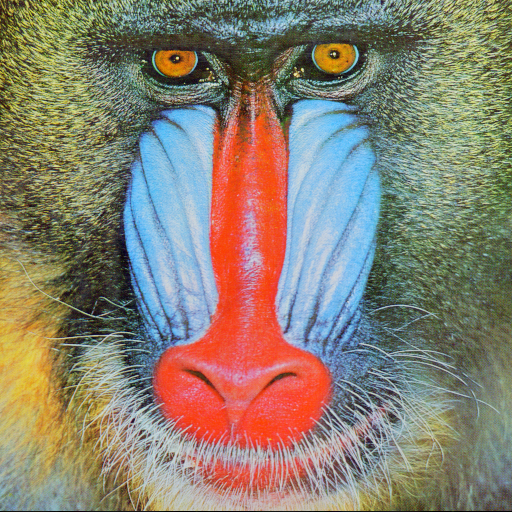
#> input picture Assignment5/baboon.png, 512 x 512 px
$ python Q1.py
#> lines starting #> are read from the running program, lines starting #| are printed output that depends on the picture
import cv2 as cv
import numpy as np
from matplotlib import pyplot as plt
img = cv.imread('baboon.png',0)
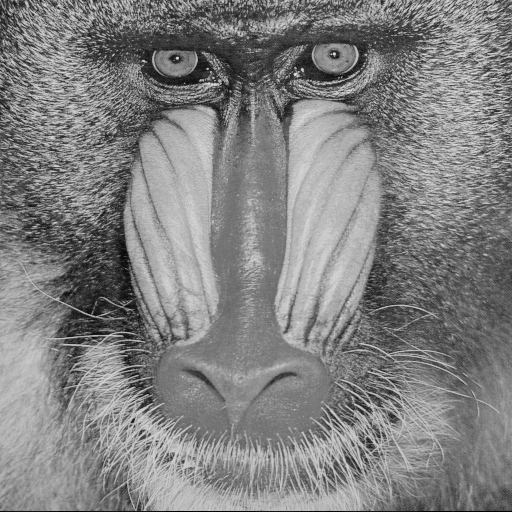
#> img: shape (512, 512); min 0, max 230, mean 129.1
img2 = img.copy()
template = cv.imread('Righteye.png',0)
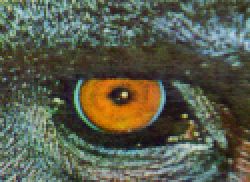
#> input picture Assignment5/Righteye.png, 125 x 91 px (shown 2 times larger)
#> template: shape (91, 125); min 14, max 214, mean 88.8
template2 = cv.imread('Lefteye.png',0)
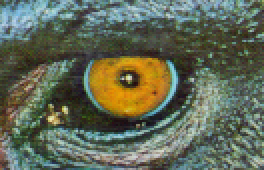
#> input picture Assignment5/Lefteye.png, 132 x 85 px (shown 2 times larger)
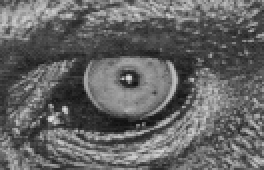
#> template2: shape (85, 132) (shown 2 times larger); min 15, max 227, mean 99.8
w, h = template.shape[::-1]
#> w = 125; h = 91
v, g = template2.shape[::-1]
#> v = 132; g = 85

methods = ['cv.TM_CCOEFF']
for meth in methods:
    img = img2.copy()
    method = eval(meth)
    # Apply template Matching
    res = cv.matchTemplate(img,template,method)
    min_val, max_val, min_loc, max_loc = cv.minMaxLoc(res)

    if method in [cv.TM_SQDIFF, cv.TM_SQDIFF_NORMED]:
        top_left = min_loc
    else:
        top_left = max_loc
    bottom_right = (top_left[0] + w, top_left[1] + h)
    cv.rectangle(img,top_left, bottom_right, 255, 2)
    plt.subplot(121),plt.imshow(res,cmap = 'gray')
    plt.title('Matching Result'), plt.xticks([]), plt.yticks([])
    plt.subplot(122),plt.imshow(img,cmap = 'gray')
    plt.title('Detected Point'), plt.xticks([]), plt.yticks([])
    plt.suptitle('RIGHT EYE')
    plt.show()
#> this loop made 1 pass
#> (min_val, max_val, min_loc, top_left, bottom_right) on pass 1: (-4125211, 18163472, (81, 242), (115, 11), (240, 102))
#> pass 1, `res = cv.matchTemplate(img,template,method)`:
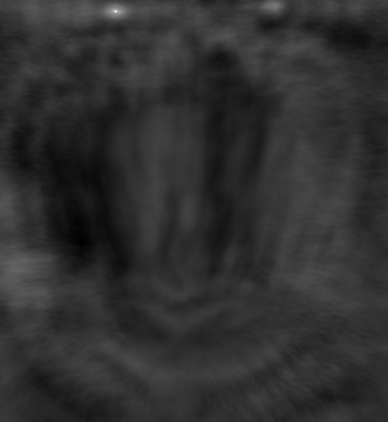
#> res: shape (422, 388) float32; min -4125211, max 18163472, mean 97300.5; drawn with min black and max white
#> pass 1, `plt.show()`:
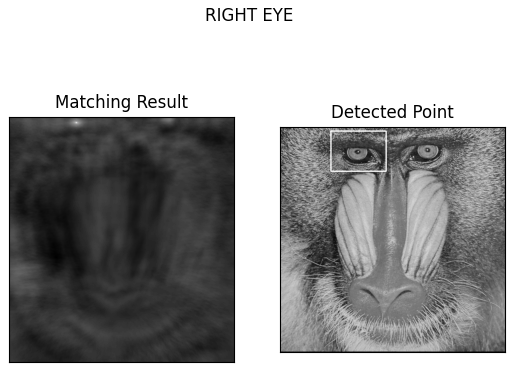
#> figure drawn by matplotlib, 2 panels

for meth in methods:
    img = img2.copy()
    method = eval(meth)
    # Apply template Matching
    res1 = cv.matchTemplate(img,template2,method)
    min_val, max_val, min_loc, max_loc = cv.minMaxLoc(res1)

    if method in [cv.TM_SQDIFF, cv.TM_SQDIFF_NORMED]:
        top_left = min_loc
    else:
        top_left = max_loc
    bottom_right = (top_left[0] + w, top_left[1] + h)
    cv.rectangle(img,top_left, bottom_right, 255, 2)
    plt.subplot(121),plt.imshow(res,cmap = 'gray')
    plt.title('Matching Result'), plt.xticks([]), plt.yticks([])
    plt.subplot(122),plt.imshow(img,cmap = 'gray')
    plt.title('Detected Point'), plt.xticks([]), plt.yticks([])
    plt.suptitle('LEFT EYE')
    plt.show()
#> this loop made 1 pass
#> (min_val, max_val, min_loc, top_left, bottom_right) on pass 1: (-3258318, 19732800, (77, 325), (270, 15), (395, 106))
#> pass 1, `res1 = cv.matchTemplate(img,template2,method)`:
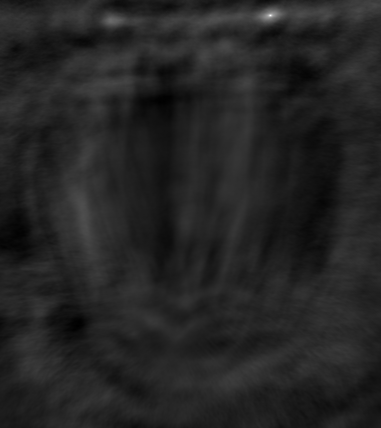
#> res1: shape (428, 381) float32; min -3258318, max 19732800, mean 64764; drawn with min black and max white
